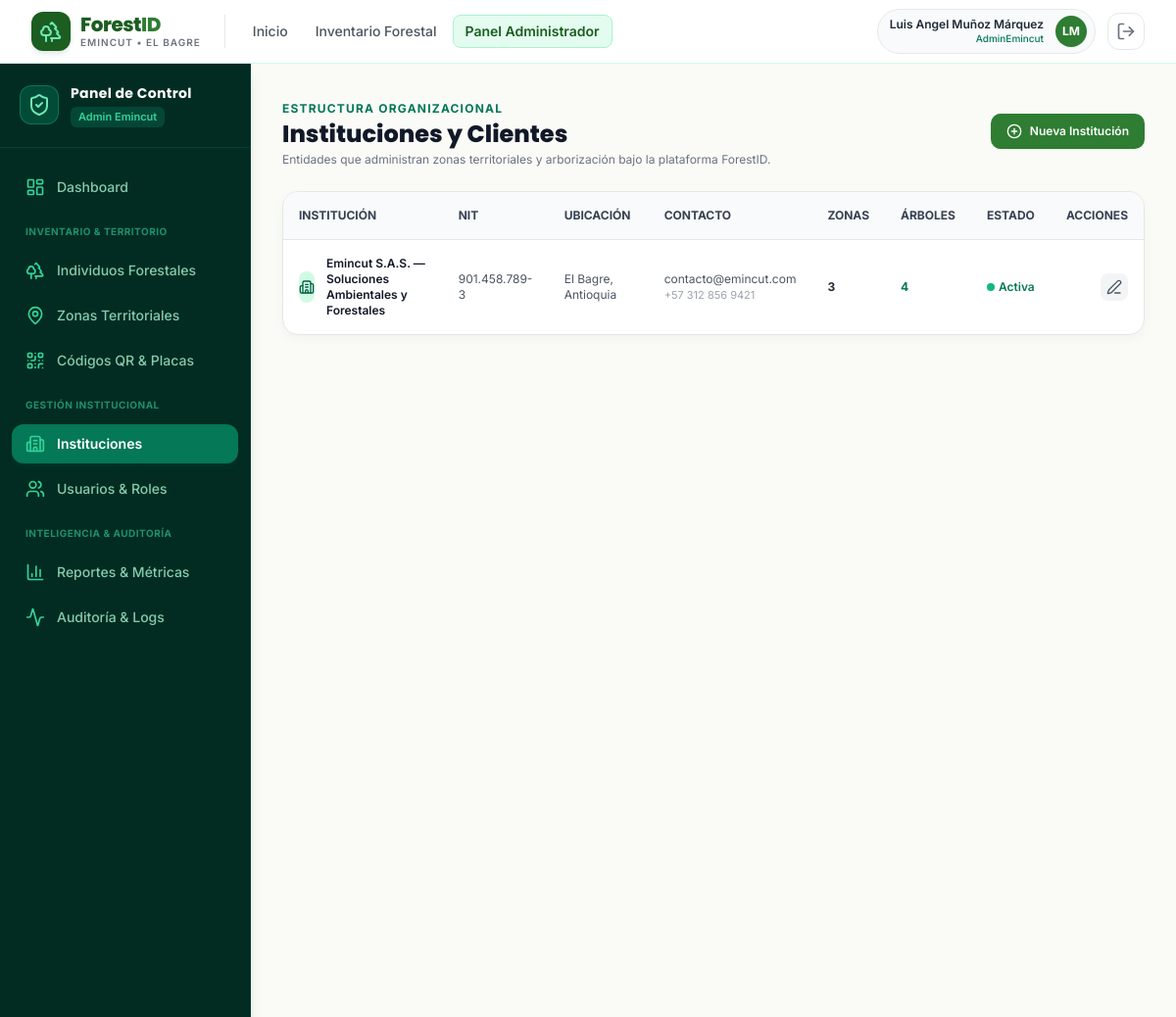
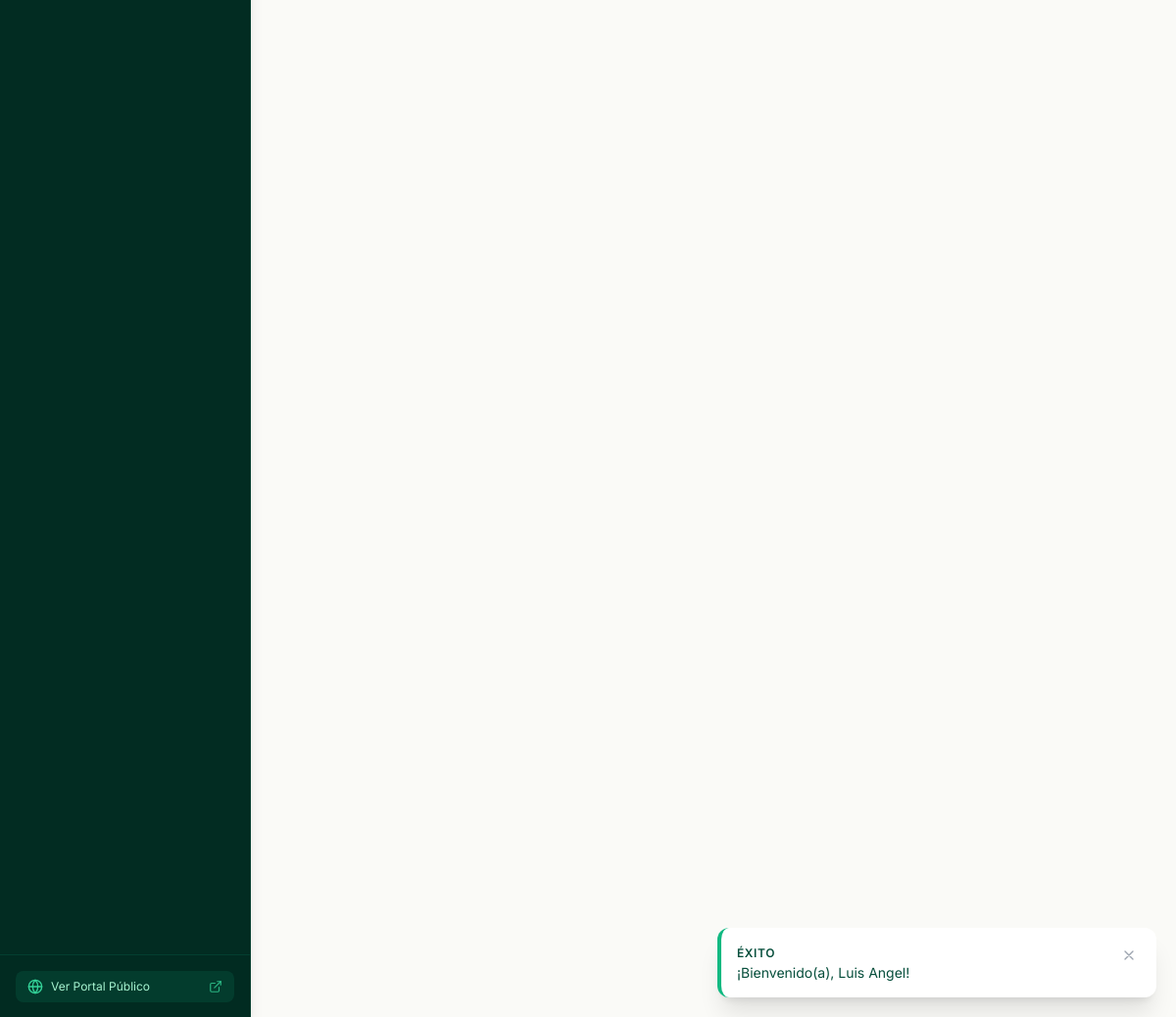
The app's page /admin/instituciones/index.php (signed in) with its own data (2 pictures, top to bottom).
### tables this page shows
CREATE TABLE `instituciones` (
    `id_institucion` CHAR(36) NOT NULL DEFAULT (UUID()),
    `nombre_institucion` VARCHAR(150) NOT NULL,
    `nit` VARCHAR(20) NOT NULL UNIQUE,
    `direccion` VARCHAR(200) NULL,
    `municipio` VARCHAR(100) NOT NULL DEFAULT 'El Bagre',
    `departamento` VARCHAR(100) NOT NULL DEFAULT 'Antioquia',
    `telefono_contacto` VARCHAR(20) NULL,
    `correo_contacto` VARCHAR(150) NULL,
    `logo_url` VARCHAR(255) NULL,
    `estado` TINYINT(1) NOT NULL DEFAULT 1 COMMENT '1: Activa, 0: Inactiva',
    `fecha_registro` DATETIME NOT NULL DEFAULT CURRENT_TIMESTAMP,
    PRIMARY KEY (`id_institucion`),
    INDEX `idx_institucion_municipio` (`municipio`, `departamento`)
);

### admin/instituciones/index.php (the view, shortened to what this page needs)
<?php
require_once __DIR__ . '/../../includes/funciones.php';
$pdo = getDBConnection();
$stmt = $pdo->query("
    SELECT i.*,
           COUNT(DISTINCT z.id_zona) AS total_zonas,
           COUNT(DISTINCT ind.id_individuo) AS total_individuos
    FROM `instituciones` i
    LEFT JOIN `zonas` z ON i.id_institucion = z.id_institucion
    LEFT JOIN `individuos_forestales` ind ON i.id_institucion = ind.id_institucion AND ind.estado_registro = 1
    GROUP BY i.id_institucion
    ORDER BY i.fecha_registro DESC
");
$instituciones = $stmt->fetchAll();
require_once __DIR__ . '/../../includes/header.php';
require_once __DIR__ . '/../../includes/navbar.php';
?>
<div class="flex-1 flex flex-col md:flex-row">
    <?php require_once __DIR__ . '/../../includes/sidebar_admin.php'; ?>
    <main class="flex-1 p-6 sm:p-8 space-y-6 overflow-y-auto">
        <div class="flex flex-col sm:flex-row items-start sm:items-center justify-between gap-4">
            <div>
                <span class="text-xs font-bold text-emerald-700 uppercase tracking-widest">Estructura Organizacional</span>
                <h1 class="font-heading font-extrabold text-2xl text-gray-900">Instituciones y Clientes</h1>
                <p class="text-xs text-gray-500 mt-0.5">
                    Entidades que administran zonas territoriales y arborización bajo la plataforma ForestID.
                </p>
            </div>
            <a href="<?= BASE_URL ?>admin/instituciones/crear.php" class="btn-forest-primary text-xs py-2.5 px-4 shadow-sm">
                <i data-lucide="plus-circle" class="w-4 h-4"></i> Nueva Institución
            </a>
        </div>
        <div class="forest-card overflow-hidden">
            <div class="overflow-x-auto">
                <table class="w-full text-left text-xs text-gray-600">
                    <thead class="bg-gray-50 border-b border-gray-200 text-gray-700 uppercase font-semibold">
                        <tr>
                            <th class="p-4">Institución</th>
                            <th class="p-4">NIT</th>
                            <th class="p-4">Ubicación</th>
                            <th class="p-4">Contacto</th>
                            <th class="p-4">Zonas</th>
                            <th class="p-4">Árboles</th>
                            <th class="p-4">Estado</th>
                            <th class="p-4 text-right">Acciones</th>
                        </tr>
                    </thead>
                    <tbody class="divide-y divide-gray-100">
                        <?php foreach ($instituciones as $inst): ?>
                            <tr class="hover:bg-gray-50 transition-colors">
                                <td class="p-4 font-semibold text-gray-900 flex items-center gap-3">
                                    <div class="w-8 h-8 rounded-lg bg-emerald-100 text-emerald-800 flex items-center justify-center font-bold text-xs">
                                        <i data-lucide="building-2" class="w-4 h-4"></i>
                                    </div>
                                    <span><?= htmlspecialchars($inst['nombre_institucion']) ?></span>
                                </td>
                                <td class="p-4"><?= htmlspecialchars($inst['nit']) ?></td>
                                <td class="p-4"><?= htmlspecialchars($inst['municipio']) ?>, <?= htmlspecialchars($inst['departamento']) ?></td>
                                <td class="p-4">
                                    <div><?= htmlspecialchars($inst['correo_contacto'] ?? 'N/A') ?></div>
                                    <span class="text-[11px] text-gray-400"><?= htmlspecialchars($inst['telefono_contacto'] ?? '') ?></span>
                                </td>
                                <td class="p-4 font-bold text-gray-800"><?= $inst['total_zonas'] ?></td>
                                <td class="p-4 font-bold text-emerald-700"><?= $inst['total_individuos'] ?></td>
                                <td class="p-4">
                                    <?php if ($inst['estado'] == 1): ?>
                                        <span class="text-emerald-700 font-semibold flex items-center gap-1"><span class="w-2 h-2 rounded-full bg-emerald-500"></span> Activa</span>
                                    <?php else: ?>
                                        <span class="text-rose-700 font-semibold flex items-center gap-1"><span class="w-2 h-2 rounded-full bg-rose-500"></span> Inactiva</span>
                                    <?php endif; ?>
                                </td>
                                <td class="p-4 text-right">
                                    <a href="<?= BASE_URL ?>admin/instituciones/editar.php?id=<?= $inst['id_institucion'] ?>" class="p-1.5 rounded-lg bg-gray-100 hover:bg-emerald-100 text-gray-600 hover:text-emerald-800 inline-flex" title="Editar">
                                        <i data-lucide="edit-3" class="w-4 h-4"></i>
                                    </a>
                                </td>
                            </tr>
                        <?php endforeach; ?>
                    </tbody>
                </table>
            </div>
        </div>
    </main>
</div>
<?php require_once __DIR__ . '/../../includes/footer.php'; ?>

### assets/css/custom.css (style rules this page uses)
:root { --color-primary-dark: #1B5E20; --color-primary: #2E7D32; --color-primary-light: #4CAF50; --color-surface-soft: #E8F5E9; --color-surface-bg: #FAFAF7; --color-earth: #6D4C41; --color-text-main: #1F2937; }
body { background-color: var(--color-surface-bg); color: var(--color-text-main); font-family: 'Inter', -apple-system, BlinkMacSystemFont, "Segoe UI", Roboto, sans-serif; -webkit-font-smoothing: antialiased; }
h1, h2, h3, h4, h5, h6, .font-heading { font-family: 'Poppins', 'Inter', sans-serif; }
.forest-card { background: #FFFFFF; border: 1px solid #E5E9E2; border-radius: 1rem; box-shadow: 0 4px 12px -2px rgba(27, 94, 32, 0.05); transition: all 0.2s cubic-bezier(0.4, 0, 0.2, 1); }
.btn-forest-primary { background-color: #2E7D32; color: #FFFFFF; font-weight: 600; padding: 0.625rem 1.25rem; border-radius: 0.625rem; display: inline-flex; align-items: center; justify-content: center; gap: 0.5rem; transition: all 0.15s ease-in-out; }

### records on screen
instituciones: nombre_institucion "Emincut S.A.S. — Soluciones Ambientales y Forestales", nit "901.458.789-3", municipio "El Bagre", departamento "Antioquia", correo_contacto "contacto@emincut.com", telefono_contacto "+57 312 856 9421", total_zonas "3", total_individuos "4", estado 1 (drawn)

### other values on screen
$cfg['badge'] "ÉXITO"
$mensaje "¡Bienvenido(a), Luis Angel!"
$usuario_actual['nombres'] . ' ' . $usuario_actual['apellidos'] "Luis Angel Muñoz Márquez"
$usuario_actual['nombre_rol'] "AdminEmincut"
